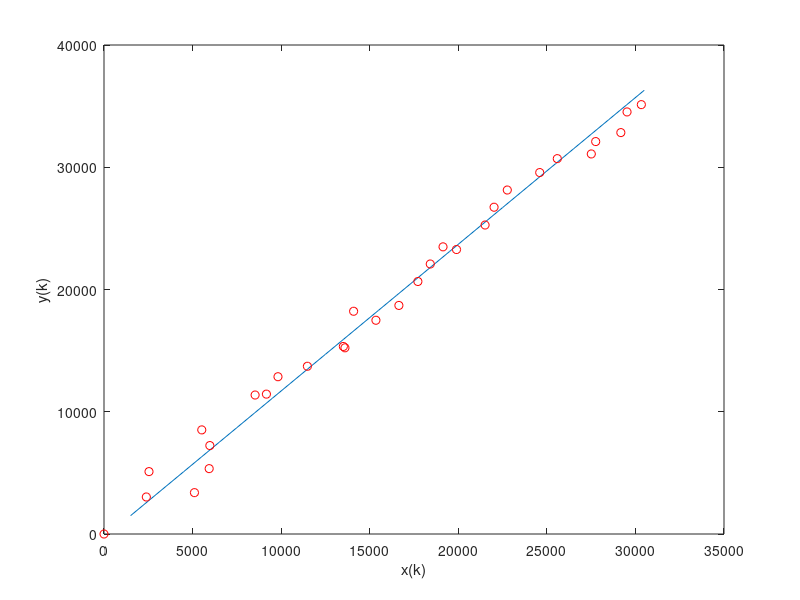

Source code (MATLAB): (Note: this script raises an error after producing the figure.)
%% Simulazione di Kalman
%
clc;clear;close all
%% PROCESSO DI STATO
%
% X(k+1)=A*X(k) + w(k)
%
% A:        Matrice di Transizione di Stato
% X(k):     Stato al tempo precedente
% G:        Matrice Evolutiva del Rumore
% w(k):     Rumore di Processo ( Var Gaussiana --> N(0,Q) )
%Matrice di Evoluzione di Stato                      
A = [1 2 0 0;
     0 1 0 0;
     0 0 1 3;
     0 0 0 1];
%Matrice di Covarianza del Rumore di Processo
Q=4*eye(4);

 
%% PROCESSO DI MISURA
%
% Y(k)=H*X(k) + v(k)
%
% H:        Matrice che lega lo STATO alle OSSERVAZIONI
% X(k):     Stato al tempo corrente
% v(k):     Rumore di MISURA ( Var Gaussiana --> N(0,R) )

%Matrice di Relazione tra STATO ed OSSERVAZONE
%nb:
%
% C*X(k)= [X(k,1) X(k,3)] mette a zero le componenti vx e vy
H = [1 0 0 0;
     0 0 1 0]; 
 
%Varianza
target_delta=700; 
%Covarianza del RUMORE di misura
R=[target_delta^2  0;
    0  target_delta^2]; 
                          

%% Genero L'evoluzione del Sistema Dinamico che cerco di ricostruire:
%  1)assegno lo Stato Inziale 
%  2)faccio evolvere il sistema
n=30;
stato=zeros(4,n);   
misura=zeros(2,n);
%STATO Iniziale: [x vx y vy]
stato(:,1)=[1500 500 1500  400].';

for i=2:n
       %Evoluzione dello STATO del sistema Dinamico senza ERRORE 
       stato(:,i)=A*stato(:,i-1);     
       %misure generate dal Modello
       misura(:,i)=H*stato(:,i)+sqrt(R)*(randn(2,1));
end
plot(stato(1,:),stato(3,:),'-');hold on
plot(misura(1,:),misura(2,:),'or');

xlabel('x(k)'),ylabel('y(k)');


s.x =stato(:,1) ;   % Stato Iniziale
s.A = A;            % Matrice di Transizione
% Define a process noise (stdev) of 2 volts as the car operates:
s.Q = Q; % variance, hence stdev^2

% Define the voltimeter to measure the voltage itself:
s.H = H;
% Define a measurement error (stdev) of 2 volts:
s.R = R; % variance, hence stdev^2

% Do not define any system input (control) functions:
s.B = 0;
s.u = 0;

s.P = eye(4);
% Do not specify an initial state:
% Generate random voltages and watch the filter operate.
 
for t=1:n
    
   s(t).z = misura(:,t);   % create a measurement
   s(t+1) = kalmanf(s(t)); % perform a Kalman filter iteration
   statoStimato(:,t)=s(t+1).x;
end
 
% plot measurement data:
 plot(statoStimato(1,:),statoStimato(3,:),'-r');
 legend('Processo da Ricostruire ','Misure','Kalman Estimate',4)

